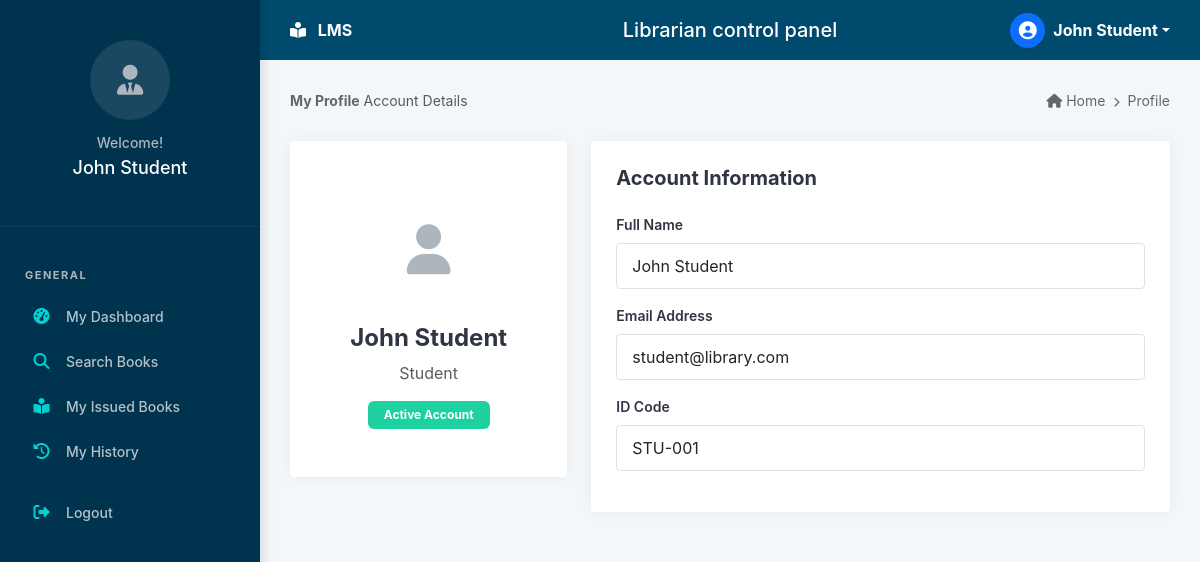
/student/profile.php (signed in), run on the app's committed database.
### tables this page shows
CREATE TABLE IF NOT EXISTS `users` (
  `id` int(11) NOT NULL AUTO_INCREMENT,
  `name` varchar(255) NOT NULL,
  `email` varchar(255) NOT NULL UNIQUE,
  `password` varchar(255) NOT NULL,
  `role` enum('admin','student','teacher') NOT NULL DEFAULT 'student',
  `user_id_code` varchar(50) DEFAULT NULL,  
  `phone` varchar(20) DEFAULT NULL,
  `profile_pic` varchar(255) DEFAULT 'default_user.png',
  `status` enum('active','inactive') DEFAULT 'active',
  `created_at` timestamp NOT NULL DEFAULT current_timestamp(),
  PRIMARY KEY (`id`)
);

### student/profile.php (the view, shortened to what this page needs)
<?php
require_once '../config/db.php';
$user = $pdo->prepare("SELECT * FROM users WHERE id = ?");
$user->execute([$_SESSION['user_id']]);
$u = $user->fetch();
include '../includes/header.php';
include '../includes/sidebar.php';
?>
<div class="main-content">
    <div class="breadcrumb-section">
        <div><span class="fw-bold">My Profile</span> <span class="text-muted">Account Details</span></div>
        <div><i class="fas fa-home"></i> Home <i class="fas fa-chevron-right mx-1" style="font-size: 10px;"></i> Profile</div>
    </div>
    <div class="row">
        <div class="col-md-4">
            <div class="card-custom text-center py-5">
                <div class="profile-icon-placeholder" style="width: 120px; height: 120px; font-size: 50px;">
                    <i class="fas fa-user"></i>
                </div>
                <h4 class="fw-bold"><?php echo $u['name']; ?></h4>
                <p class="text-muted"><?php echo ucfirst($u['role']); ?></p>
                <div class="badge bg-green px-3 py-2">Active Account</div>
            </div>
        </div>
        <div class="col-md-8">
            <div class="card-custom">
                <h5 class="fw-bold mb-4">Account Information</h5>
                <div class="mb-3">
                    <label class="form-label">Full Name</label>
                    <input type="text" class="form-control" value="<?php echo $u['name']; ?>" readonly>
                </div>
                <div class="mb-3">
                    <label class="form-label">Email Address</label>
                    <input type="email" class="form-control" value="<?php echo $u['email']; ?>" readonly>
                </div>
                <div class="mb-3">
                    <label class="form-label">ID Code</label>
                    <input type="text" class="form-control" value="<?php echo $u['user_id_code']; ?>" readonly>
                </div>
            </div>
        </div>
    </div>
</div>
<?php include '../includes/footer.php'; ?>

### assets/css/style.css (style rules this page uses)
:root { --navy-dark: #002b44; --navy-sidebar: #00334e; --navy-header: #004b6d; --text-white: #ffffff; --text-muted: #adb5bd; --card-cyan: #17a2b8; --card-green: #28a745; --card-cyan: #00d2d3; --card-green: #1dd1a1; --card-red: #ff6b6b; --card-orange: #ffc107; --card-blue: #48dbfb; --bg-light: #f4f7f9; --border-color: #dee2e6; --sidebar-width: 260px; --header-height: 60px; --transition: all 0.3s ease; --sidebar-hover: rgba(255, 255, 255, 0.08); --sidebar-active: #00d2d3; }
* { margin: 0; padding: 0; box-sizing: border-box; }
body { font-family: "Inter", -apple-system, BlinkMacSystemFont, "Segoe UI", Roboto, sans-serif; background-color: var(--bg-light); color: #2f3542; overflow-x: hidden; }
.main-content { margin-left: var(--sidebar-width); margin-top: var(--header-height); padding: 30px; min-height: calc(100vh - var(--header-height)); }
.breadcrumb-section { display: flex; justify-content: space-between; margin-bottom: 30px; font-size: 14px; color: #666; }
.bg-green { background-color: var(--card-green); }
.card-custom { background: white; border-radius: 4px; box-shadow: 0 0 15px rgba(0, 0, 0, 0.05); padding: 25px; }
.profile-icon-placeholder { width: 80px; height: 80px; background: rgba(255, 255, 255, 0.1); border-radius: 50%; display: flex; align-items: center; justify-content: center; font-size: 30px; color: var(--text-muted); margin: 0 auto 15px; }
.form-label { font-weight: 600; font-size: 14px; margin-bottom: 8px; display: block; }
.form-control { padding: 10px 15px; border-radius: 4px; border: 1px solid var(--border-color); }

### data on the page
users: name "John Student", role "Student", email "student@library.com", user_id_code "STU-001"

### other printed values
$_SESSION['name'] "John Student"
